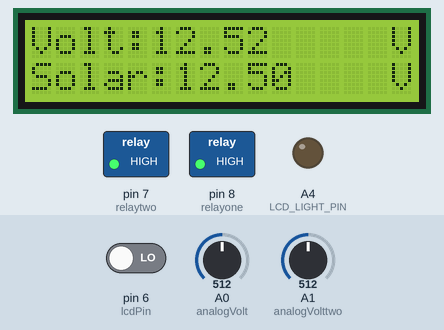
The sketch below on a simulated Arduino Uno, built with avr-gcc and run on an emulated ATmega328P. On the bench: 16×2 character LCD, switched loads named in the sketch (green lamp = pin HIGH), output pins drawn as LEDs (lit = HIGH). Inputs (shaded band) come from the test bench; at power-on: pin 6 (lcdPin) LOW, A0 (analogVolt) = 512, A1 (analogVolttwo) = 512. What the sketch prints to the serial monitor is not drawn.

Above: at 4.6 s.
4.7 s: pin 6 (lcdPin) driven HIGH
At 7.1 s:
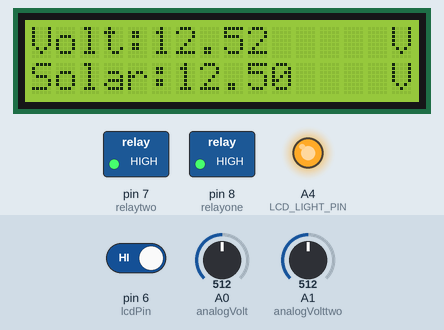
7.5 s: A0 (analogVolt) set to 716
At 10.6 s:
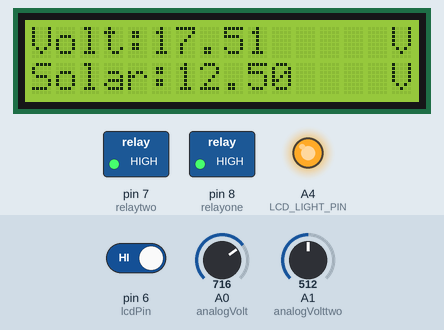
11.5 s: A1 (analogVolttwo) set to 716
At 13.5 s:
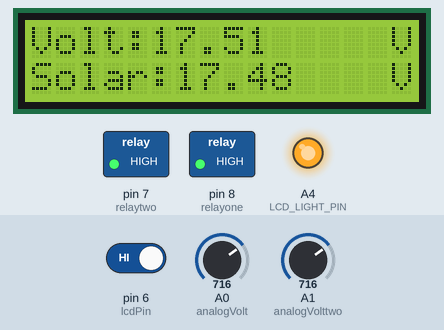
14.3 s: A0 (analogVolt) set to 900
At 17.0 s:
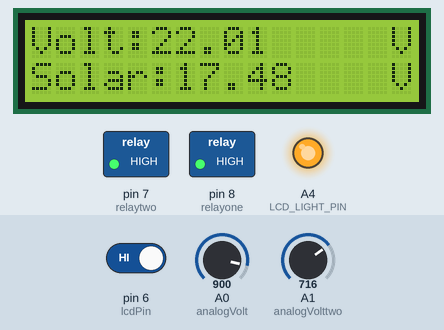
17.6 s: A1 (analogVolttwo) set to 900
At 18.7 s:
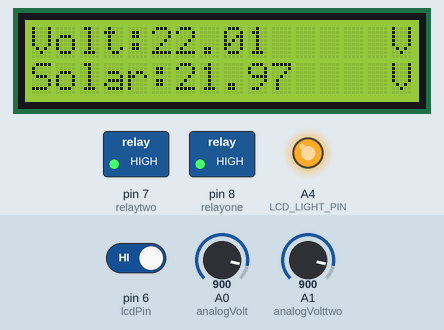
20.4 s: A0 (analogVolt) set to 1023
At 23.4 s:
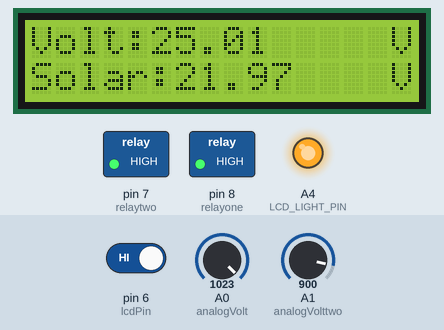
Timing chart, 0 to 24.6 s (numbered marks = the images above; inputs shaded):
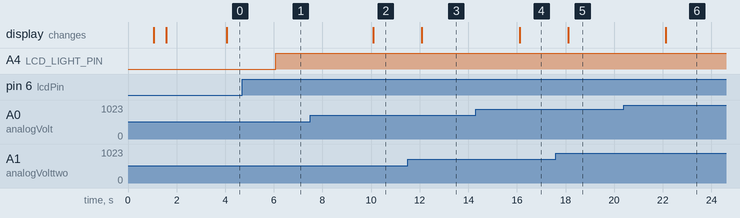

The sketch:

sensor-tegangan-auto-charge4s-standalone.ino
```cpp
//library code
#include <LiquidCrystal.h>
#include <Wire.h>

#define LCD_LIGHT_PIN A4
#define LCD_LIGHT_ON_TIME 32000

const int rs = 12, en = 11, d4 = 5, d5 = 4, d6 = 3, d7 = 2;
LiquidCrystal lcd(rs, en, d4, d5, d6, d7);
int volt1;
float volt;
int analogVolt = A0;
//second sensor
int volt2 = 0;
float voltTwo;
int analogVolttwo = A1;
float Vin;
float R1 = 7500;
float R2 = 30000;

int relayone = 8;
int relaytwo = 7;
//toggle LCD backlight on off
const int lcdPin = 6;
int buttonState = 0;
boolean isLcdLightOn;
unsigned int currentLcdLightOnTime = 0;
// For calculating the lcd light on time.
unsigned long lcdLightOn_StartMillis;

unsigned long startMillis;
unsigned long currentMillis;
//delay 1 hours (36000000) or whatevere your choice to update the value/or charge time before update or check
const unsigned long period = 1800000;//half hour

void setup() {
  // put your setup code here, to run once:
  Serial.begin(9600);
  //Pin for relay module set as output
  pinMode(relayone, OUTPUT);
  digitalWrite(relayone, HIGH);
  pinMode(relaytwo, OUTPUT);
  digitalWrite(relaytwo, HIGH);
  //triggers detectVolt function on rising mode to turn relay on

  lcd.begin(16, 2);
  pinMode(lcdPin, INPUT);
  pinMode(LCD_LIGHT_PIN, OUTPUT);
  digitalWrite(LCD_LIGHT_PIN, LOW);
  isLcdLightOn = false;
  delay(1000);
  Serial.println("blacktoy");
  lcd.print("blacktoy");
  delay(500);
  lcd.clear();
  delay(500);
  startMillis = millis();
}

void loop() {
  // put your main code here, to run repeatedly:
  currentMillis = millis();
  delay(1000);
  volt1 = analogRead(analogVolt);
  //margin of error
  //its possible that the voltage divider resistor is not fixed and adc resolution is too small
  //power factor also
  delay(500);
  volt = ((volt1 * 0.00489) * 5);//method 1

  volt2 = analogRead(analogVolttwo);
  delay(500);
  voltTwo = ((volt2 * 5) / 1024.0);//method 2
  Vin = voltTwo / (R1 / (R2 + R1));
  Serial.print(volt);//0.22 margin err.
  Serial.println(" V");
  Serial.print(Vin);
  Serial.println(" V");
  lcd.setCursor(0, 0);
  lcd.print("Volt:");
  lcd.print(volt);
  lcd.setCursor(15, 0);
  lcd.print("V");
  lcd.setCursor(0, 1);
  lcd.print("Solar:");
  lcd.print(Vin);
  lcd.setCursor(15, 1);
  lcd.print("V");
  //delay(1500);
  if (currentMillis - startMillis >= period) {
    relayCharge(volt, Vin);
    startMillis = currentMillis;
  }
  buttonState = digitalRead(lcdPin);

  if (buttonState == HIGH) {
    // Button pressed.
    Serial.println("Button pressed - HIGH");

    lcdLightOn_StartMillis = millis();
    currentLcdLightOnTime = 0;
    isLcdLightOn = true;
    digitalWrite(LCD_LIGHT_PIN, HIGH);
  } else {
    // Button not pressed.
    //Serial.println("Button not pressed - LOW");
    if (isLcdLightOn) {
      currentLcdLightOnTime = millis() - lcdLightOn_StartMillis;
      if (currentLcdLightOnTime > LCD_LIGHT_ON_TIME) {
         //if battery < 15 volt
        isLcdLightOn = false;
        digitalWrite(LCD_LIGHT_PIN, LOW);
      }
    }
  }
}

void relayCharge(float batv, float solarv) {
  if (solarv <= 14) {
    digitalWrite(relaytwo, LOW);//relay turning on adapter
    delay (2000);
    if (batv <= 14.95) { //margin of error volt measured by DMM
      Serial.println("Volt low");
      lcd.clear();
      //default relay connecting adaptor with the battery
      digitalWrite(relayone, LOW);
      delay(1000);
      Serial.println("relay on");
      lcd.setCursor(0, 0);
      lcd.print("charging..");
      delay(2000);
      lcd.clear();
    } else {
      digitalWrite(relayone, HIGH);//turning off relay, disconnect adaptor
      delay(2000);
    }
  } else {

    digitalWrite(relayone, HIGH);//turning off relay, disconnect adaptor
    delay(2000);
    digitalWrite(relaytwo, HIGH);
    delay(1500);
  }
}
```

Measured:
- after the input at 4.7 s, A4 (LCD_LIGHT_PIN): LOW → HIGH after 1.4 s
- after the input at 7.5 s, the display: changes after 2.6 s (image 2)
- after the input at 11.5 s, the display: changes after 0.59 s (image 3)
- after the input at 14.3 s, the display: changes after 1.8 s (image 4)
- after the input at 17.6 s, the display: changes after 0.51 s (image 5)
- after the input at 20.4 s, the display: changes after 1.7 s (image 6)
